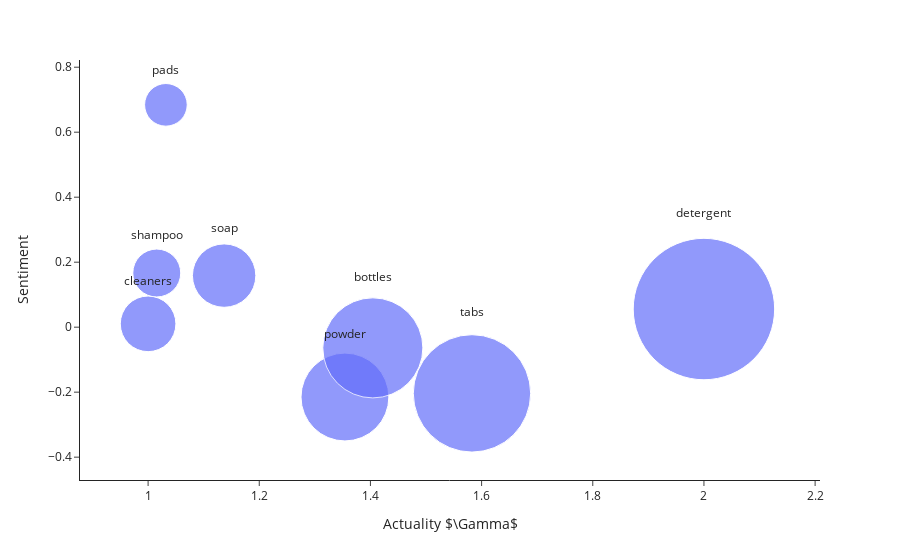

The code cell stored with this chart in its notebook:
### Markdown cell above
#### Product Mining

For the product mining algorithm first a product list from the brand vocabulary has to be selected

### Code cell
from Top2VecModule import productMining

# product_list = ['porridge','granola','calendar', 'paleo', 'mug', 'oats', 'mixer'] # mymuesli
product_list = ['detergent', 'tabs', 'powder', 'cleaners', 'soap', 'shampoo', 'bottles', 'pads'] # everdrop

company_documents['text'] = company_documents['text'].astype(str)
company_documents.drop(company_documents[company_documents['year'] == 0].index, inplace = True)
results,fig = productMining(product_list, company_documents)

### Figure 1 — Plotly figure (JSON) as saved in the notebook; plotly's stock layout.template omitted (floating-point values rounded to 4 significant figures)
{"data": [{"hovertemplate": "x=%{x}<br>y=%{y}<br>size=%{marker.size}<br>text=%{text}<extra></extra>", "legendgroup": "", "marker": {"color": "#636efa", "size": [627, 432, 242, 97, 126, 72, 314, 57], "sizemode": "area", "sizeref": 0.0627, "symbol": "circle"}, "mode": "markers+text", "name": "", "orientation": "v", "showlegend": false, "text": ["detergent", "tabs", "powder", "cleaners", "soap", "shampoo", "bottles", "pads"], "textposition": "top center", "type": "scatter", "x": [2, 1.583, 1.354, 1, 1.137, 1.016, 1.404, 1.032], "xaxis": "x", "y": [0.05582, -0.2037, -0.2149, 0.01031, 0.1587, 0.1667, -0.06369, 0.6842], "yaxis": "y"}], "layout": {"legend": {"itemsizing": "constant", "tracegroupgap": 0}, "margin": {"t": 60}, "xaxis": {"anchor": "y", "domain": [0, 1], "title": {"text": "Actuality $\\Gamma$"}}, "yaxis": {"anchor": "x", "domain": [0, 1], "title": {"text": "Sentiment"}}}}
